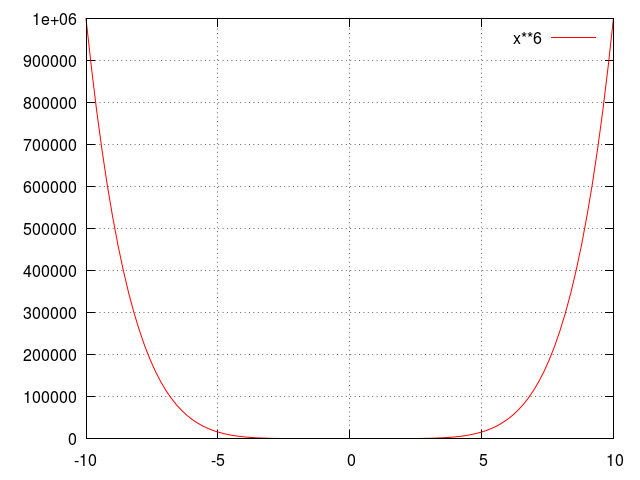

Recreate this plot in gnuplot.
load "lib_common.plt"
plot x**6
